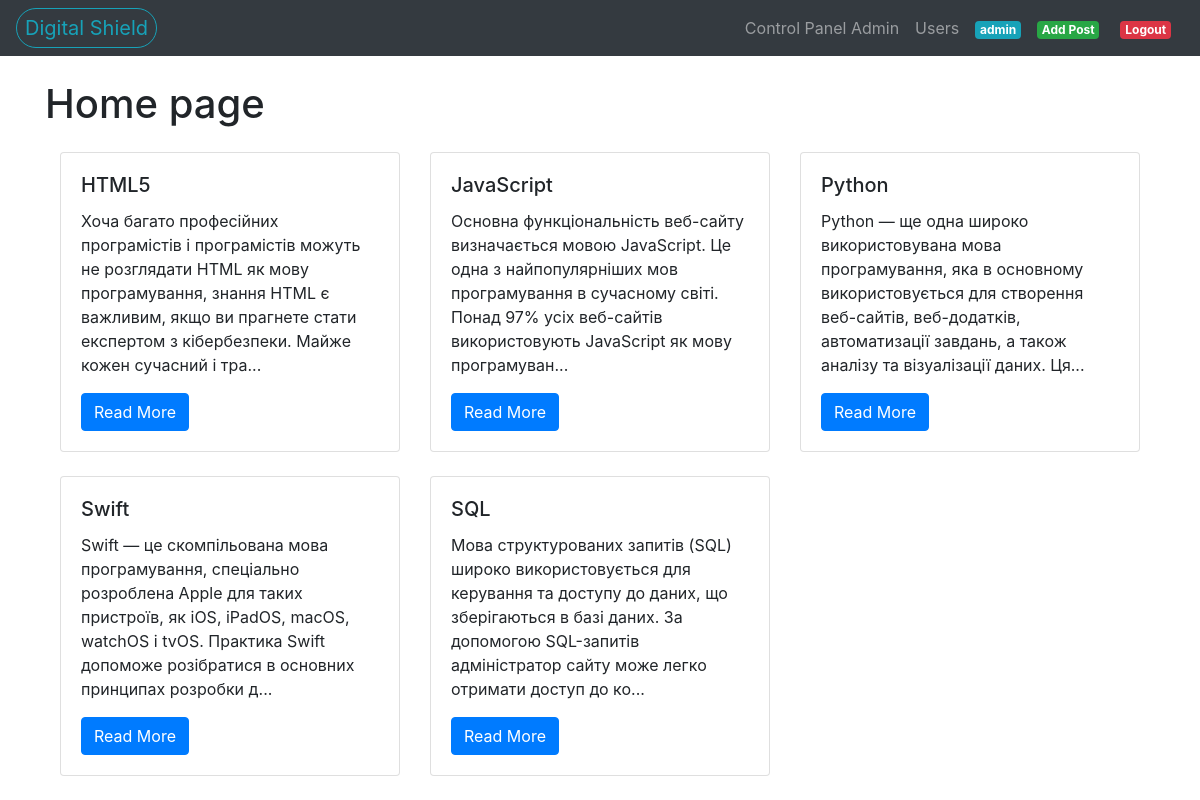
Page / (signed in) on the committed database.
### blog/models.py (models this page shows, shortened)
class Post(models.Model):
    title = models.CharField('Заголовок записи', max_length=150)
    description = models.TextField('Текст записи')
    author = models.CharField('Имя автора', max_length=100)
    date = models.DateField('Дата публикации')
    def short_text(self):
        return self.description[:200]
    class Meta:
        verbose_name = 'Запись'
        verbose_name_plural = 'Записи'

### blog/views.py (the view)
# urls.py: path('',views.PostView.as_view(), name='home'),
class PostView(View):
    def get(self, request):
        posts = Post.objects.all()
        return render(request, 'blog/blog.html', {'post_list': posts})

### templates/blog/blog.html
{% extends 'blog/base.html' %}
{% block content_title %}Home page{% endblock %}
{% block content %}
    <div class="container mt-4">
        <div class="row">
            {% for post in post_list %}
                <div class="col-lg-4 mb-4">
                    <div class="card">
                        <div class="card-body">
                            <h5 class="card-title">{{ post.title }}</h5>
                            <p class="card-text">{{ post.short_text }}...</p>
                            <a href="{% url 'post-detail' post.id %}" class="btn btn-primary">Read More</a>
                        </div>
                    </div>
                </div>
            {% endfor %}
        </div>
    </div>
{% endblock %}

### templates/blog/base.html (shortened to what this page needs)
{% load static %}
<!DOCTYPE html>
<html lang="en">
<head>
    <link rel="stylesheet" href="https://stackpath.bootstrapcdn.com/bootstrap/4.5.2/css/bootstrap.min.css">
</head>
<body>
<nav class="navbar navbar-expand-lg navbar-dark bg-dark">
    <a class="navbar-brand text-info border border-info rounded-pill px-2 py-1" href="/">Digital Shield</a>
    <div class="collapse navbar-collapse" id="navbarNav">
        <ul class="navbar-nav ml-auto">
            {% if user.is_authenticated %}
                    {%if user.is_staff%}
                        <li class="nav-item">
                            <a class="nav-link" href="/admin">Control Panel Admin</a>
                        </li>
                        <li class="nav-item">
                            <a class="nav-link" href="{% url 'user_list'%}">Users</a>
                        </li>
                    {%endif%}
                <li class="nav-item">
                    <a class="nav-link" href="{% url 'profile' %}">
                        <span class="badge badge-info">{{ user.username }}</span>
                    </a>
                </li>
                <li class="nav-item">
                    <a class="nav-link" href="{% url 'create' %}">
                        <span class="badge badge-success">Add Post</span>
                    </a>
                </li>
                <li class="nav-item">
                    <form method="post" action="{% url 'logout' %}">
                        <button type="submit" class="btn"  style="margin-top: 2px;">
                            <span class="badge badge-danger">Logout</span>
                        </button>
                    </form>
                </li>
            {% else %}
                    <li class="nav-item">
                        <a class="nav-link" href="{% url 'login' %}">
                            <span class="badge badge-success">Login</span>
                        </a>
                    </li>
            {% endif %}
        </ul>
    </div>
</nav>
<div class="container mt-4">
    <div class="row">
        <div class="col-lg-12">
            <h1>{% block content_title %}{% endblock %}</h1>
            {% block content %}
            {% endblock %}
        </div>
    </div>
</div>
</body>
</html>

### rows in the picture
Post: title "HTML5", short_text "Хоча багато професійних програмістів і програмістів можуть не розглядати HTML як мову програмування, знання HTML є важливим, якщо ви прагнете стати експертом з кібербезпеки. Майже кожен сучасний і тра"
Post: title "JavaScript", short_text "Основна функціональність веб-сайту визначається мовою JavaScript. Це одна з найпопулярніших мов програмування в сучасному світі. Понад 97% усіх веб-сайтів використовують JavaScript як мову програмуван"
Post: title "Python", short_text "Python — ще одна широко використовувана мова програмування, яка в основному використовується для створення веб-сайтів, веб-додатків, автоматизації завдань, а також аналізу та візуалізації даних. Ця"
Post: title "Swift", short_text "Swift — це скомпільована мова програмування, спеціально розроблена Apple для таких пристроїв, як iOS, iPadOS, macOS, watchOS і tvOS. Практика Swift допоможе розібратися в основних принципах розробки д"
Post: title "SQL", short_text "Мова структурованих запитів (SQL) широко використовується для керування та доступу до даних, що зберігаються в базі даних. За допомогою SQL-запитів адміністратор сайту може легко отримати доступ до ко"

### other values in the picture
{{ user.username }} "admin"
